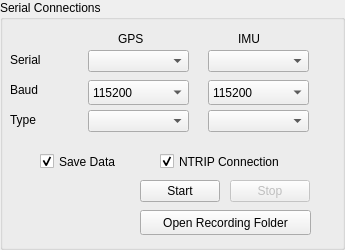
         <widget class="QGroupBox" name="serial_connect">
          <property name="sizePolicy">
           <sizepolicy hsizetype="Minimum" vsizetype="Fixed">
            <horstretch>0</horstretch>
            <verstretch>0</verstretch>
           </sizepolicy>
          </property>
          <property name="minimumSize">
           <size>
            <width>345</width>
            <height>250</height>
           </size>
          </property>
          <property name="title">
           <string>Serial Connections</string>
          </property>
          <widget class="QComboBox" name="gpsSerial">
           <property name="geometry">
            <rect>
             <x>88</x>
             <y>50</y>
             <width>101</width>
             <height>22</height>
            </rect>
           </property>
          </widget>
          <widget class="QPushButton" name="serialConnectionButton">
           <property name="geometry">
            <rect>
             <x>140</x>
             <y>180</y>
             <width>80</width>
             <height>22</height>
            </rect>
           </property>
           <property name="text">
            <string>Start</string>
           </property>
          </widget>
          <widget class="QPushButton" name="serialTerminationButton">
           <property name="enabled">
            <bool>false</bool>
           </property>
           <property name="geometry">
            <rect>
             <x>230</x>
             <y>180</y>
             <width>80</width>
             <height>22</height>
            </rect>
           </property>
           <property name="text">
            <string>Stop</string>
           </property>
          </widget>
          <widget class="QLabel" name="gpsLabel">
           <property name="geometry">
            <rect>
             <x>118</x>
             <y>30</y>
             <width>41</width>
             <height>17</height>
            </rect>
           </property>
           <property name="text">
            <string>GPS</string>
           </property>
          </widget>
          <widget class="QLabel" name="baudLabel">
           <property name="geometry">
            <rect>
             <x>10</x>
             <y>80</y>
             <width>81</width>
             <height>20</height>
            </rect>
           </property>
           <property name="text">
            <string>Baud</string>
           </property>
          </widget>
          <widget class="QComboBox" name="baudGPS">
           <property name="enabled">
            <bool>true</bool>
           </property>
           <property name="geometry">
            <rect>
             <x>88</x>
             <y>80</y>
             <width>101</width>
             <height>25</height>
            </rect>
           </property>
           <property name="editable">
            <bool>false</bool>
           </property>
           <property name="currentIndex">
            <number>11</number>
           </property>
           <property name="minimumContentsLength">
            <number>0</number>
           </property>
           <item>
            <property name="text">
             <string>110</string>
            </property>
           </item>
           <item>
            <property name="text">
             <string>300</string>
            </property>
           </item>
           <item>
            <property name="text">
             <string>600</string>
            </property>
           </item>
           <item>
            <property name="text">
             <string>1200</string>
            </property>
           </item>
           <item>
            <property name="text">
             <string>2400</string>
            </property>
           </item>
           <item>
            <property name="text">
             <string>4800</string>
            </property>
           </item>
           <item>
            <property name="text">
             <string>9600</string>
            </property>
           </item>
           <item>
            <property name="text">
             <string>14400</string>
            </property>
           </item>
           <item>
            <property name="text">
             <string>19200</string>
            </property>
           </item>
           <item>
            <property name="text">
             <string>38400</string>
            </property>
           </item>
           <item>
            <property name="text">
             <string>57600</string>
            </property>
           </item>
           <item>
            <property name="text">
             <string>115200</string>
            </property>
           </item>
           <item>
            <property name="text">
             <string>128000</string>
            </property>
           </item>
           <item>
            <property name="text">
             <string>256000</string>
            </property>
           </item>
          </widget>
          <widget class="QLabel" name="serialLabel">
           <property name="geometry">
            <rect>
             <x>10</x>
             <y>50</y>
             <width>81</width>
             <height>20</height>
            </rect>
           </property>
           <property name="text">
            <string>Serial</string>
           </property>
          </widget>
          <widget class="QComboBox" name="baudIMU">
           <property name="geometry">
            <rect>
             <x>208</x>
             <y>80</y>
             <width>101</width>
             <height>25</height>
            </rect>
           </property>
           <property name="currentIndex">
            <number>11</number>
           </property>
           <item>
            <property name="text">
             <string>110</string>
            </property>
           </item>
           <item>
            <property name="text">
             <string>300</string>
            </property>
           </item>
           <item>
            <property name="text">
             <string>600</string>
            </property>
           </item>
           <item>
            <property name="text">
             <string>1200</string>
            </property>
           </item>
           <item>
            <property name="text">
             <string>2400</string>
            </property>
           </item>
           <item>
            <property name="text">
             <string>4800</string>
            </property>
           </item>
           <item>
            <property name="text">
             <string>9600</string>
            </property>
           </item>
           <item>
            <property name="text">
             <string>14400</string>
            </property>
           </item>
           <item>
            <property name="text">
             <string>19200</string>
            </property>
           </item>
           <item>
            <property name="text">
             <string>38400</string>
            </property>
           </item>
           <item>
            <property name="text">
             <string>57600</string>
            </property>
           </item>
           <item>
            <property name="text">
             <string>115200</string>
            </property>
           </item>
           <item>
            <property name="text">
             <string>128000</string>
            </property>
           </item>
           <item>
            <property name="text">
             <string>256000</string>
            </property>
           </item>
          </widget>
          <widget class="QLabel" name="imuLabel">
           <property name="geometry">
            <rect>
             <x>238</x>
             <y>30</y>
             <width>41</width>
             <height>17</height>
            </rect>
           </property>
           <property name="text">
            <string>IMU</string>
           </property>
          </widget>
          <widget class="QComboBox" name="imuSerial">
           <property name="geometry">
            <rect>
             <x>208</x>
             <y>50</y>
             <width>101</width>
             <height>22</height>
            </rect>
           </property>
          </widget>
          <widget class="QLabel" name="typeLabel">
           <property name="geometry">
            <rect>
             <x>10</x>
             <y>110</y>
             <width>81</width>
             <height>20</height>
            </rect>
           </property>
           <property name="text">
            <string>Type</string>
           </property>
          </widget>
          <widget class="QComboBox" name="imuType">
           <property name="geometry">
            <rect>
             <x>208</x>
             <y>110</y>
             <width>101</width>
             <height>22</height>
            </rect>
           </property>
          </widget>
          <widget class="QComboBox" name="gpsType">
           <property name="geometry">
            <rect>
             <x>88</x>
             <y>110</y>
             <width>101</width>
             <height>22</height>
            </rect>
           </property>
          </widget>
          <widget class="QPushButton" name="recordingFolderbtn">
           <property name="geometry">
            <rect>
             <x>140</x>
             <y>210</y>
             <width>171</width>
             <height>25</height>
            </rect>
           </property>
           <property name="text">
            <string>Open Recording Folder</string>
           </property>
          </widget>
          <widget class="QCheckBox" name="ntripConnection">
           <property name="geometry">
            <rect>
             <x>160</x>
             <y>150</y>
             <width>151</width>
             <height>23</height>
            </rect>
           </property>
           <property name="text">
            <string>NTRIP Connection</string>
           </property>
           <property name="checked">
            <bool>true</bool>
           </property>
          </widget>
          <widget class="QCheckBox" name="saveButton">
           <property name="geometry">
            <rect>
             <x>40</x>
             <y>150</y>
             <width>92</width>
             <height>23</height>
            </rect>
           </property>
           <property name="text">
            <string>Save Data</string>
           </property>
           <property name="checked">
            <bool>true</bool>
           </property>
           <property name="tristate">
            <bool>false</bool>
           </property>
          </widget>
         </widget>
